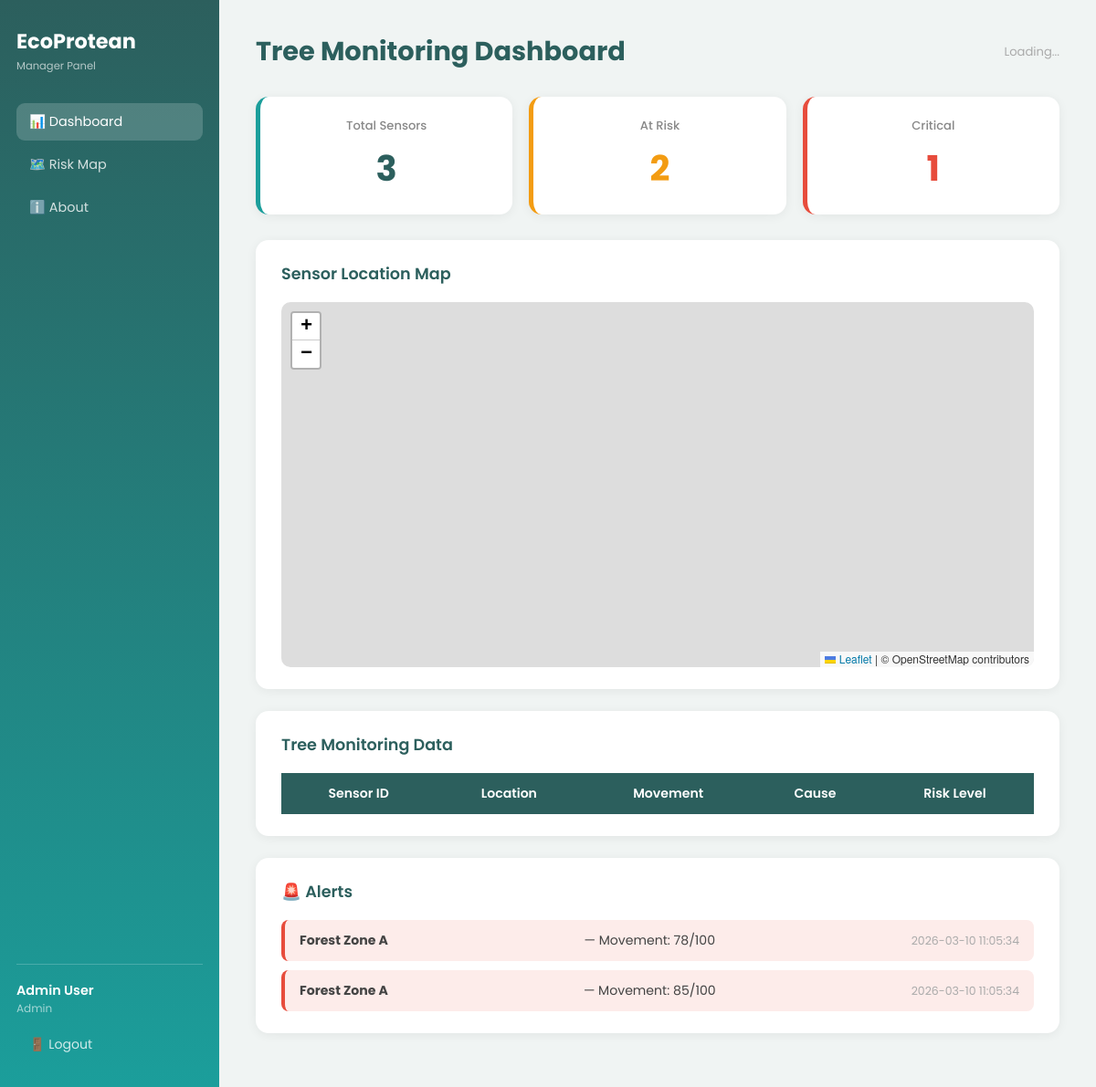
/management/index.php (signed in), run on the app's committed database.
### tables this page shows
CREATE TABLE simulation_data (
    sim_id INT AUTO_INCREMENT PRIMARY KEY,
    sensor_id INT NOT NULL,
    movement_level INT NOT NULL CHECK (movement_level BETWEEN 0 AND 100),
    timestamp DATETIME DEFAULT CURRENT_TIMESTAMP,
    FOREIGN KEY (sensor_id) REFERENCES sensors(sensor_id)
        ON DELETE CASCADE
        ON UPDATE CASCADE
);

CREATE TABLE locations (
    location_id INT AUTO_INCREMENT PRIMARY KEY,
    location_name VARCHAR(150) NOT NULL,
    latitude DECIMAL(10,8) NOT NULL,
    longitude DECIMAL(11,8) NOT NULL,
    risk_level ENUM('Low', 'Medium', 'High') NOT NULL,
    description TEXT NOT NULL,
    created_at DATETIME DEFAULT CURRENT_TIMESTAMP
);

### management/index.php (the view, shortened to what this page needs)
<?php
require_once '../config.php';
$result = $conn->query(
    "SELECT s.sensor_id, s.sensor_type, s.location_id,
            l.location_name, l.latitude, l.longitude, l.risk_level,
            (SELECT sd.movement_level
             FROM simulation_data sd
             WHERE sd.sensor_id = s.sensor_id
             ORDER BY sd.timestamp DESC LIMIT 1) AS last_movement
     FROM sensors s
     JOIN locations l ON s.location_id = l.location_id
     ORDER BY s.sensor_id ASC"
);
$sensors = [];
while ($row = $result->fetch_assoc()) {
    $sensors[] = $row;
}
$alerts = $conn->query(
    "SELECT sd.movement_level, sd.timestamp, l.location_name
     FROM simulation_data sd
     JOIN sensors s ON sd.sensor_id = s.sensor_id
     JOIN locations l ON s.location_id = l.location_id
     WHERE sd.movement_level >= 60
     ORDER BY sd.timestamp DESC
     LIMIT 10"
)->fetch_all(MYSQLI_ASSOC);
$total  = count($sensors);
$atRisk   = 0;
$critical = 0;
foreach ($sensors as $s) {
    $m = (float)($s['last_movement'] ?? 0);
    if ($m >= 30) $atRisk++;
    if ($m >= 60) $critical++;
}
?>
<!DOCTYPE html>
<html lang="en">
<head>
  <link rel="stylesheet" href="style.css">
  <link rel="stylesheet" href="https://unpkg.com/leaflet@1.9.4/dist/leaflet.css"/>
</head>
<body>
  <aside class="sidebar">
    <div class="brand">
      <span class="brand-name">EcoProtean</span>
      <span class="brand-role">Manager Panel</span>
    </div>
    <nav class="sidenav">
      <a href="index.php" class="active">📊 Dashboard</a>
      <a href="../WebApp/RiskMap/index.php">🗺️ Risk Map</a>
      <a href="../WebApp/About/index.php">ℹ️ About</a>
    </nav>
    <div class="sidebar-footer">
      <div class="user-info">
        <span class="user-name"><?= htmlspecialchars(($_SESSION['first_name'] ?? '') . ' ' . ($_SESSION['last_name'] ?? '')) ?></span>
        <span class="user-role"><?= ucfirst($_SESSION['role']) ?></span>
      </div>
      <a href="../auth/logout.php" class="logout-btn">🚪 Logout</a>
    </div>
  </aside>
  <main class="main-content">
    <div class="page-header">
      <h1>Tree Monitoring Dashboard</h1>
      <span id="lastUpdate" class="last-update">Loading...</span>
    </div>
    <section class="kpi">
      <div class="card">
        <div class="card-label">Total Sensors</div>
        <div class="card-value" id="totalTrees"><?= $total ?></div>
      </div>
      <div class="card card-warning">
        <div class="card-label">At Risk</div>
        <div class="card-value" id="atRisk"><?= $atRisk ?></div>
      </div>
      <div class="card card-danger">
        <div class="card-label">Critical</div>
        <div class="card-value" id="critical"><?= $critical ?></div>
      </div>
    </section>
    <section class="section-box">
      <h2>Sensor Location Map</h2>
      <div id="map"></div>
    </section>
    <section class="section-box">
      <h2>Tree Monitoring Data</h2>
      <table>
        <thead>
          <tr>
            <th>Sensor ID</th>
            <th>Location</th>
            <th>Movement</th>
            <th>Cause</th>
            <th>Risk Level</th>
          </tr>
        </thead>
      </table>
    </section>
    <section class="section-box">
      <h2>🚨 Alerts</h2>
      <ul id="alerts">
        <?php foreach ($alerts as $a): ?>
          <li class="alert-item">
            <strong><?= htmlspecialchars($a['location_name']) ?></strong>
            — Movement: <?= $a['movement_level'] ?>/100
            <span class="alert-time"><?= $a['timestamp'] ?></span>
          </li>
        <?php endforeach; ?>
      </ul>
    </section>
  </main>
</body>
</html>

### management/style.css (style rules this page uses)
* { margin: 0; padding: 0; box-sizing: border-box; }
body { font-family: 'Poppins', Arial, sans-serif; background: #f0f4f3; display: flex; min-height: 100vh; }
.sidebar { width: 240px; min-height: 100vh; background: linear-gradient(180deg, #2c5f5d, #1b9e9b); display: flex; flex-direction: column; padding: 28px 18px; position: fixed; top: 0; left: 0; bottom: 0; z-index: 100; }
.brand { margin-bottom: 32px; }
.brand-name { display: block; font-size: 1.4rem; font-weight: 700; color: #fff; }
.brand-role { display: block; font-size: 0.72rem; color: rgba(255,255,255,0.65); margin-top: 2px; }
.sidenav { display: flex; flex-direction: column; gap: 6px; }
.sidenav a { color: rgba(255,255,255,0.8); text-decoration: none; padding: 10px 14px; border-radius: 9px; font-size: 0.9rem; transition: background 0.2s; }
.sidenav a:hover, .sidenav a.active { background: rgba(255,255,255,0.18); color: #fff; }
.sidebar-footer { margin-top: auto; border-top: 1px solid rgba(255,255,255,0.2); padding-top: 18px; }
.user-info { margin-bottom: 12px; }
.user-name { display: block; font-size: 0.9rem; color: #fff; font-weight: 600; }
.user-role { display: block; font-size: 0.75rem; color: rgba(255,255,255,0.6); }
.logout-btn { display: block; color: rgba(255,255,255,0.8); text-decoration: none; font-size: 0.88rem; padding: 8px 14px; border-radius: 9px; transition: background 0.2s; }
.main-content { margin-left: 240px; padding: 35px 40px; flex: 1; }
.page-header { display: flex; align-items: center; justify-content: space-between; margin-bottom: 28px; }
.page-header h1 { font-size: 1.8rem; color: #2c5f5d; font-weight: 700; }
.last-update { font-size: 0.82rem; color: #aaa; }
.kpi { display: flex; gap: 18px; margin-bottom: 28px; }
.card { background: #fff; padding: 22px 28px; border-radius: 14px; flex: 1; text-align: center; box-shadow: 0 2px 12px rgba(0,0,0,0.06); border-left: 5px solid #1b9e9b; }
.card-warning { border-left-color: #f39c12; }
.card-danger { border-left-color: #e74c3c; }
.card-label { font-size: 0.82rem; color: #888; margin-bottom: 8px; font-weight: 500; }
.card-value { font-size: 2.4rem; font-weight: 700; color: #2c5f5d; }
.card-warning .card-value { color: #f39c12; }
.card-danger .card-value { color: #e74c3c; }
.section-box { background: #fff; border-radius: 14px; padding: 24px 28px; margin-bottom: 24px; box-shadow: 0 2px 12px rgba(0,0,0,0.06); }
.section-box h2 { font-size: 1.1rem; color: #2c5f5d; font-weight: 600; margin-bottom: 18px; }
#map { height: 400px; border-radius: 10px; overflow: hidden; }
table { width: 100%; border-collapse: collapse; }
thead tr { background: #2c5f5d; }
th { color: #fff; padding: 12px 14px; text-align: center; font-size: 0.88rem; font-weight: 600; }
#alerts { list-style: none; padding: 0; display: flex; flex-direction: column; gap: 10px; }
.alert-item { background: #fdecea; border-left: 4px solid #e74c3c; padding: 12px 16px; border-radius: 8px; font-size: 0.88rem; color: #444; display: flex; justify-content: space-between; align-items: center; flex-wrap: wrap; gap: 6px; }
.alert-time { font-size: 0.78rem; color: #aaa; }

### data on the page
simulation_data: locations.location_name "Forest Zone A", movement_level "78", timestamp "2026-03-10 11:05:34"
simulation_data: locations.location_name "Forest Zone A", movement_level "85", timestamp "2026-03-10 11:05:34"

### other printed values
$_SESSION['role'] "Admin"
$total "3"
$atRisk "2"
$critical "1"
